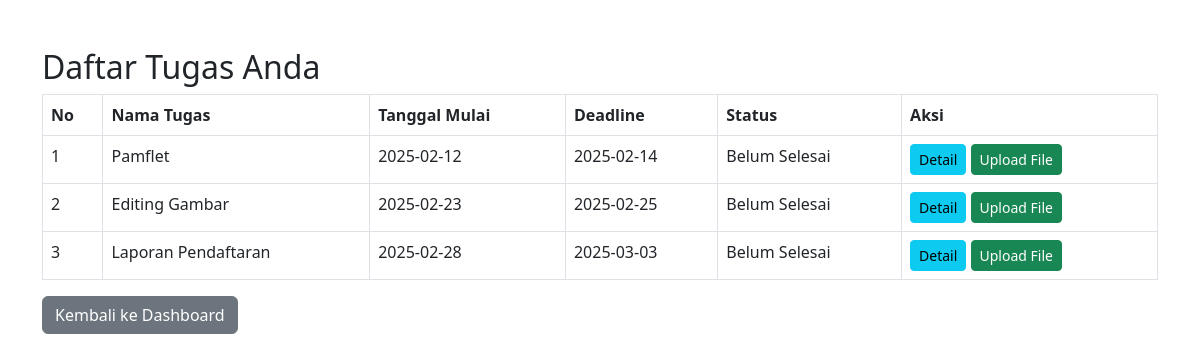
The app's page /user/tugas.php?proyek_id=9 (signed in) with its own data.
### tables this page shows
CREATE TABLE `tugas` (
  `id` int(11) NOT NULL,
  `proyek_id` int(11) NOT NULL,
  `nama_tugas` varchar(100) NOT NULL,
  `tanggal_mulai` varchar(50) NOT NULL,
  `divisi` varchar(99) NOT NULL,
  `deadline` varchar(100) NOT NULL,
  `deskripsi` varchar(255) NOT NULL,
  `status_tugas` enum('belum selesai','selesai') DEFAULT 'belum selesai',
  `status` enum('Selesai','Belum Selesai') DEFAULT 'Belum Selesai',
  `user_id` int(11) NOT NULL
);

### user/tugas.php (the view, shortened to what this page needs)
<?php
include '../koneksi.php';
$user_id = $_SESSION['user_id'];
$proyek_id = isset($_GET['proyek_id']) ? $_GET['proyek_id'] : '';
$query = "SELECT tugas.*, user.nama as nama_user, laporan.id as laporan_id
          FROM tugas
          JOIN user ON tugas.user_id = user.id
          LEFT JOIN laporan ON tugas.id = laporan.tugas_id
          WHERE tugas.user_id = '$user_id' AND tugas.proyek_id = '$proyek_id'";
$result = $conn->query($query);
?>
<!DOCTYPE html>
<html lang="id">
<head>
    <link rel="stylesheet" href="https://cdn.jsdelivr.net/npm/bootstrap@5.3.0-alpha1/dist/css/bootstrap.min.css">
</head>
<body>
<div class="container mt-5">
    <h2>Daftar Tugas Anda</h2>
    <table class="table table-bordered">
        <thead>
            <tr>
                <th>No</th>
                <th>Nama Tugas</th>
                <th>Tanggal Mulai</th>
                <th>Deadline</th>
                <th>Status</th>
                <th>Aksi</th>
            </tr>
        </thead>
        <tbody>
            <?php
            if ($result->num_rows > 0) {
                $no = 1;
                while ($row = $result->fetch_assoc()) {
                    $status_tugas = isset($row['laporan_id']) ? ($row['laporan_id'] ? 'Selesai' : 'Belum Selesai') : 'Belum Selesai';
                    echo "<tr>
                            <td>{$no}</td>
                            <td>" . htmlspecialchars($row['nama_tugas']) . "</td>
                            <td>" . htmlspecialchars($row['tanggal_mulai']) . "</td>
                            <td>" . htmlspecialchars($row['deadline']) . "</td>
                            <td>" . htmlspecialchars($status_tugas) . "</td>
                            <td>
                                <a href='detail.php?id=" . $row['id'] . "' class='btn btn-info btn-sm'>Detail</a>
                                <a href='upload_file.php?id=" . $row['id'] . "' class='btn btn-success btn-sm'>Upload File</a>
                            </td>
                          </tr>";
                    $no++;
                }
            } else {
                echo "<tr><td colspan='6' class='text-center'>Tidak ada tugas untuk proyek ini</td></tr>";
            }
            ?>
        </tbody>
    </table>
    <a href="dash_user.php" class="btn btn-secondary">Kembali ke Dashboard</a>
</div>
</body>
</html>

### records on screen
tugas: nama_tugas "Pamflet", tanggal_mulai "2025-02-12", deadline "2025-02-14", status_tugas "Belum Selesai"
tugas: nama_tugas "Editing Gambar", tanggal_mulai "2025-02-23", deadline "2025-02-25", status_tugas "Belum Selesai"
tugas: nama_tugas "Laporan Pendaftaran", tanggal_mulai "2025-02-28", deadline "2025-03-03", status_tugas "Belum Selesai"
